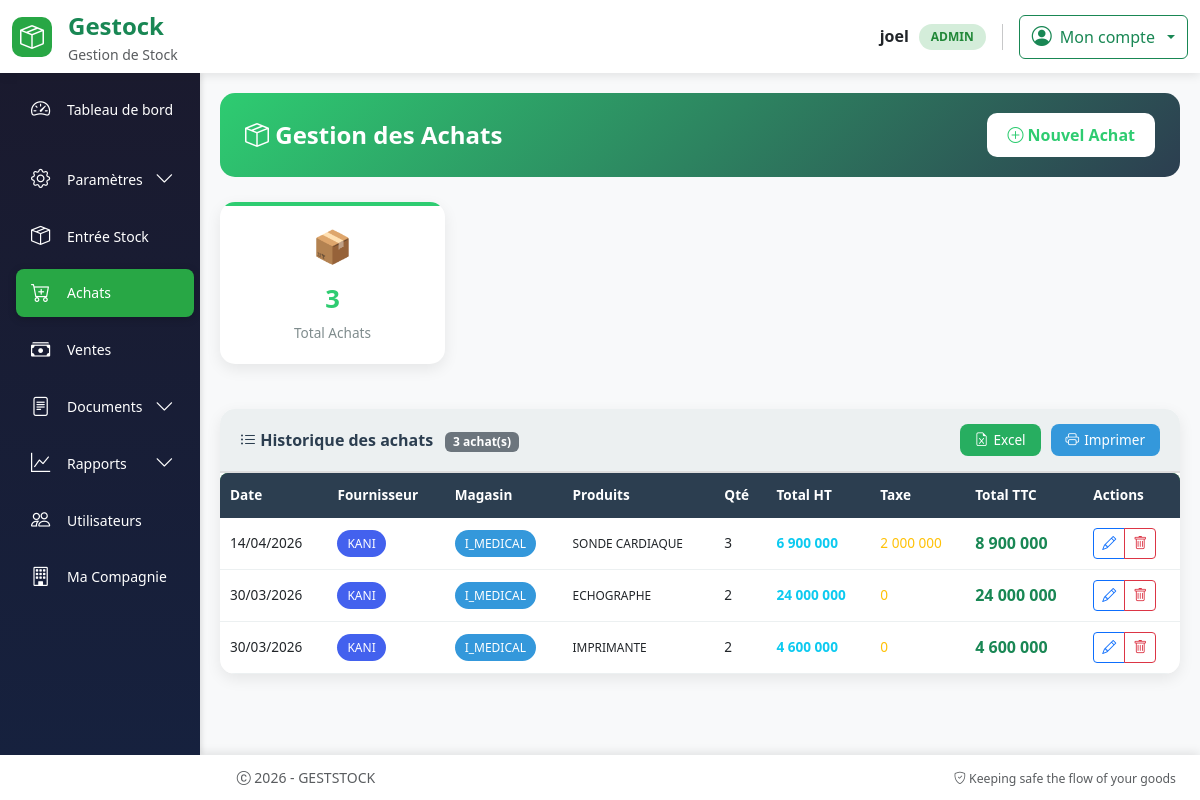
Page /achat/nouveau (signed in) on the earlier database version.
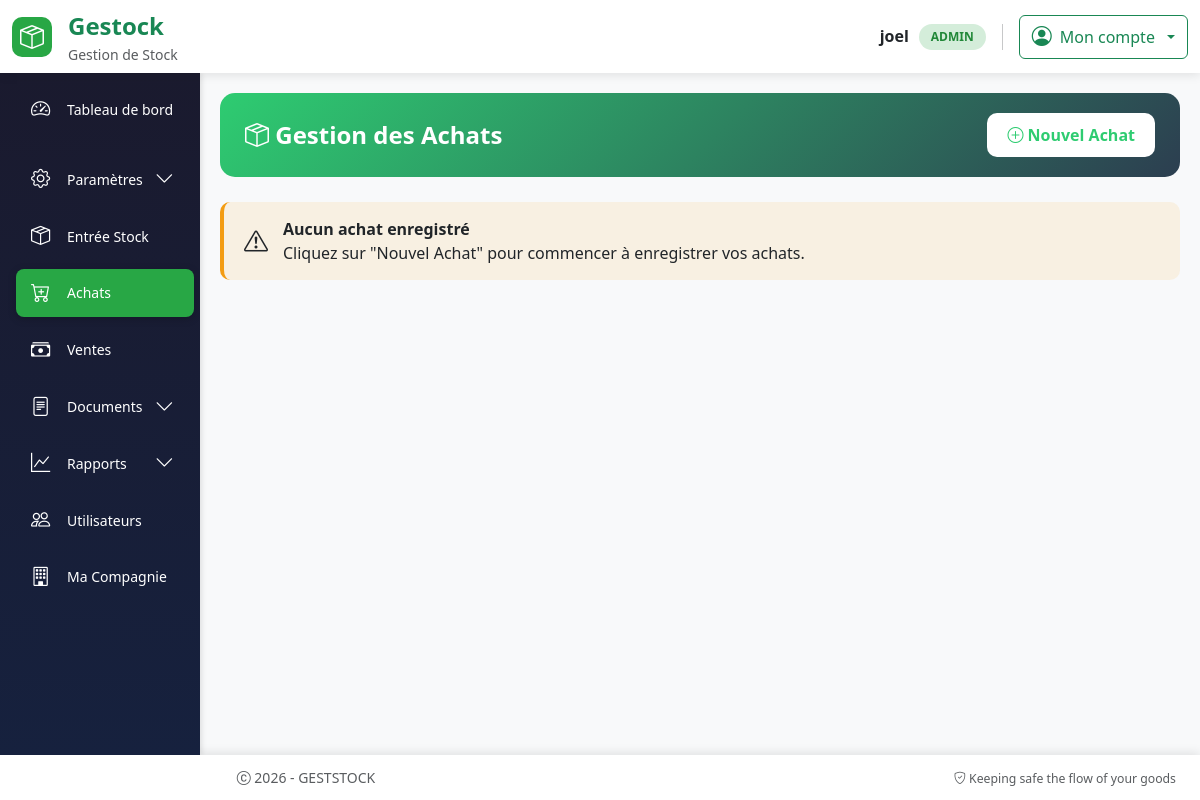
Same page on the later database version.
### models.py (models this page shows, shortened)
class Achat(db.Model):
    id = db.Column(db.Integer, primary_key=True)
    date_achat = db.Column(db.DateTime, default=datetime.utcnow)
    magasin_id = db.Column(db.Integer, db.ForeignKey("magasin.id"), nullable=False)
    taxe_douane = db.Column(db.Float, default=0)
    total_ht = db.Column(db.Float, default=0)
    total_ttc = db.Column(db.Float, default=0)
    magasin = db.relationship("Magasin")
    fournisseur_id = db.Column(
        db.Integer,
        db.ForeignKey("fournisseur.id", name="fk_achat_fournisseur_id"),
        nullable=False
    )
    fournisseur = db.relationship("Fournisseur", back_populates="achats")
    lignes = db.relationship(
        "LigneAchat",
        back_populates="achat",
        cascade="all, delete-orphan"
    )

class Fournisseur(db.Model):
    id = db.Column(db.Integer, primary_key=True)
    compagnie = db.Column(db.String(100), nullable=True)
    nom_fournisseur = db.Column(db.String(100), nullable=False)
    telephone = db.Column(db.String(30))
    adresse = db.Column(db.String(255))
    email = db.Column(db.String(100), nullable=True)
    achats = db.relationship(
        "Achat",
        back_populates="fournisseur",
        cascade="all, delete-orphan"
    )

class Magasin(db.Model):
    id = db.Column(db.Integer, primary_key=True)
    nom = db.Column(db.String(120), unique=True, nullable=False)
    stocks = db.relationship("Stock", backref="magasin", lazy=True)
    achats = db.relationship(
        "Achat",
        back_populates="magasin",
        cascade="all, delete-orphan"
    )

class LigneAchat(db.Model):
    id = db.Column(db.Integer, primary_key=True)
    achat_id = db.Column(db.Integer, db.ForeignKey("achat.id"), nullable=False)
    produit_id = db.Column(db.Integer, db.ForeignKey("produit.id"), nullable=False)
    stock_id = db.Column(db.Integer, db.ForeignKey("stock.id", name="fk_ligne_achat_stock_id"), nullable=True)
    quantite = db.Column(db.Integer, nullable=False)
    prix_unitaire = db.Column(db.Float, nullable=False)
    total_ligne = db.Column(db.Float, nullable=False)
    type_conditionnement = db.Column(
        db.Enum(
            TypeConditionnement,
            values_callable=lambda x: [e.value for e in x],
            name="typeconditionnement"
        ),
        nullable=False
    )
    stock = db.relationship("Stock", backref="ligne_achat")
    achat = db.relationship("Achat", back_populates="lignes")
    produit = db.relationship("Produit", back_populates="lignes_achat")

class Produit(db.Model):
    __tablename__ = "produit"
    id = db.Column(db.Integer, primary_key=True)
    nom_produit = db.Column(db.String(128), nullable=False, index=True)
    model = db.Column(db.String(128), index=True)
    marque = db.Column(db.String(128), index=True)
    code_produit = db.Column(db.String(256), unique=True, nullable=False)
    description = db.Column(db.Text)
    origine = db.Column(db.String(256))
    image = db.Column(db.String(255))
    stocks = db.relationship("Stock", backref="produit", lazy=True)
    lignes_certificat = db.relationship('LigneCertificat', backref='produit_rel', lazy=True)
    lignes_bon_commande = db.relationship(
        "LigneBonCommande",
        back_populates="produit"
    )
    lignes_bon_livraison = db.relationship(
        "LigneBonLivraison",
        back_populates="produit"
    )
    lignes_achat = db.relationship(
        "LigneAchat",
        back_populates="produit",
        cascade="all, delete-orphan"
    )

### routes.py (the view)
@app.route("/achat/nouveau", methods=["GET"])
@login_required
def nouveau_achat():
    fournisseurs = Fournisseur.query.order_by(Fournisseur.nom_fournisseur).all()
    produits = Produit.query.order_by(Produit.nom_produit).all()
    magasins = Magasin.query.order_by(Magasin.nom).all()
    achats = Achat.query.order_by(Achat.date_achat.desc()).all()
    return render_template(
        "achat_form.html",
        fournisseurs=fournisseurs,
        produits=produits,
        magasins=magasins,
        achats=achats,
        now=datetime.now()
    )

### app.py (called while the page is built)
@app.after_request
def close_db_connection(response):
    try:
        db.session.close()
    except:
        pass
    return response

### routes.py (called while the page is built)
@app.template_filter('money')
def montant_format(valeur):
    return f"{valeur:,.0f}".replace(",", " ").replace(".", ",")

@app.after_request
def disable_cache(response):
    response.headers["Cache-Control"] = "no-store, no-cache, must-revalidate, private"
    response.headers["Pragma"] = "no-cache"
    response.headers["Expires"] = "0"
    return response

@login_manager.user_loader
def load_user(user_id):
    return User.query.get(int(user_id))

@app.context_processor
def utility_processor():
    def is_active(prefix):
        return request.endpoint and prefix in request.endpoint
    def has_role(*roles):
        if not current_user.is_authenticated:
            return False
        return current_user.role in roles
    def current_route():
        """Retourne le nom de la route actuelle"""
        return request.endpoint
    return dict(
        is_active=is_active,
        has_role=has_role,
        current_route=current_route
    )

### templates/achat_form.html (shortened to what the changed rows need)
{% extends "base.html" %}
{% block content %}
<div class="achats-container">
    {% if achats %}
    {% set total_achats = achats|length %}
    {% set total_ttc = achats|sum(attribute='total_ttc') %}
    {% set total_ht = achats|sum(attribute='total_ht') %}
    {% set total_taxe = achats|sum(attribute='taxe_douane') %}
    <div class="stats-grid">
        <div class="stat-card">
            <div class="stat-icon">📦</div>
            <div class="stat-value">{{ total_achats }}</div>
            <div class="stat-label">Total Achats</div>
        </div>
    </div>
    <div class="table-container">
        <div class="table-header">
            <div class="table-title">
                <i class="bi bi-list-ul"></i> Historique des achats
                <span class="badge bg-secondary ms-2">{{ total_achats }} achat(s)</span>
            </div>
            <div class="export-buttons">
                <button onclick="exportToExcel()" class="btn-sm-custom btn-excel">
                    <i class="bi bi-file-earmark-excel"></i> Excel
                </button>
                <button onclick="window.print()" class="btn-sm-custom btn-print">
                    <i class="bi bi-printer"></i> Imprimer
                </button>
            </div>
        </div>
        <div class="table-wrapper">
            <table class="table-custom" id="achatsTable">
                <thead>
                    <tr>
                        <th>Date</th>
                        <th>Fournisseur</th>
                        <th>Magasin</th>
                        <th>Produits</th>
                        <th>Qté</th>
                        <th>Total HT</th>
                        <th>Taxe</th>
                        <th>Total TTC</th>
                        <th>Actions</th>
                    </tr>
                </thead>
                <tbody>
                    {% for achat in achats %}
                    <tr>
                        <td>{{ achat.date_achat.strftime('%d/%m/%Y') }}</td>
                        <td>
                            <span class="badge-fournisseur">
                                  {{ achat.fournisseur.nom_fournisseur }}
                            </span>
                        </td>
                        <td>
                            <span class="badge-magasin">
                                {{ achat.magasin.nom }}
                            </span>
                        </td>
                        <td>
                            {% for ligne in achat.lignes %}
                            <div><small>{{ ligne.produit.nom_produit }}</small></div>
                            {% endfor %}
                        </td>
                        <td>
                            {% for ligne in achat.lignes %}
                            <div>{{ ligne.quantite }}</div>
                            {% endfor %}
                        </td>
                        <td class="text-info fw-bold">{{ achat.total_ht|money }}</td>
                        <td class="text-warning">{{ achat.taxe_douane|money }}</td>
                        <td class="text-success fw-bold fs-6">{{ achat.total_ttc|money }}</td>
                        <td>
                            <div class="btn-group btn-group-sm" role="group">
                                <a href="{{ url_for('modifier_achat', id=achat.id) }}"
                                   class="btn btn-outline-primary" title="Modifier">
                                    <i class="bi bi-pencil"></i>
                                </a>
                                <button type="button"
                                        class="btn btn-outline-danger"
                                        title="Supprimer"
                                        onclick="confirmerSuppression({{ achat.id }})">
                                    <i class="bi bi-trash"></i>
                                </button>
                            </div>
                        </td>
                    </tr>
                    {% endfor %}
                </tbody>
            </table>
        </div>
    </div>
    {% else %}
    <div class="alert-custom alert-warning-custom">
        <i class="bi bi-exclamation-triangle" style="font-size: 1.5rem;"></i>
        <div>
            <strong>Aucun achat enregistré</strong><br>
            Cliquez sur "Nouvel Achat" pour commencer à enregistrer vos achats.
        </div>
    </div>
    {% endif %}
</div>
{% endblock %}

Differences in the rows shown:
removed Achat: date_achat "14/04/2026", fournisseur.nom_fournisseur "KANI", magasin.nom "I_MEDICAL", total_ht "6 900 000", taxe_douane "2 000 000", total_ttc "8 900 000"
removed LigneAchat: produit.nom_produit "SONDE CARDIAQUE", quantite "3"
removed Achat: date_achat "30/03/2026", fournisseur.nom_fournisseur "KANI", magasin.nom "I_MEDICAL", total_ht "24 000 000", taxe_douane "0", total_ttc "24 000 000"
removed LigneAchat: produit.nom_produit "ECHOGRAPHE", quantite "2"
removed Achat: date_achat "30/03/2026", fournisseur.nom_fournisseur "KANI", magasin.nom "I_MEDICAL", total_ht "4 600 000", taxe_douane "0", total_ttc "4 600 000"
removed LigneAchat: produit.nom_produit "IMPRIMANTE", quantite "2"
Other differences:
{{ total_achats }}: "3" → (not shown)
text no longer shown: "📦 Total Achats Historique des achats achat(s) Excel Imprimer Date Fournisseur Magasin Produits Qté Total HT Taxe Total TTC Actions"
text now shown: "Aucun achat enregistré Cliquez sur \"Nouvel Achat\" pour commencer à enregistrer vos achats."
